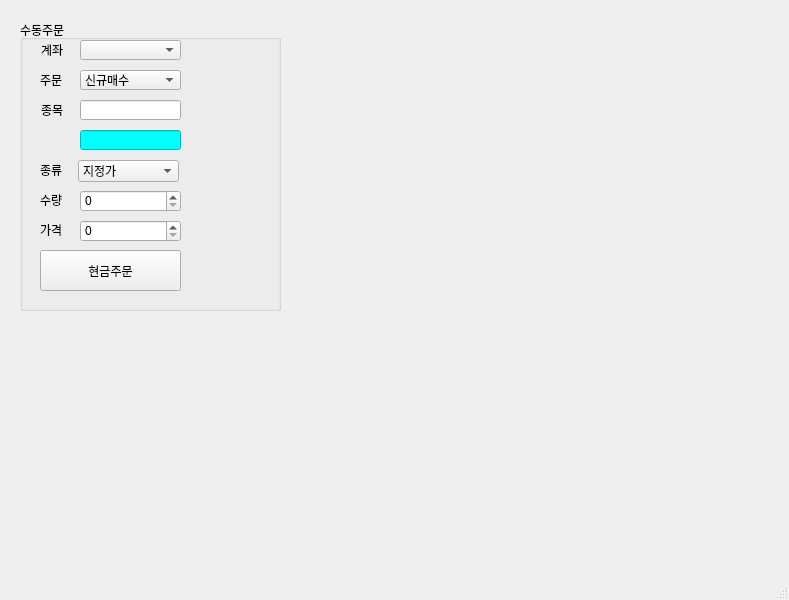
<?xml version="1.0" encoding="UTF-8"?>
<ui version="4.0">
 <class>MainWindow</class>
 <widget class="QMainWindow" name="MainWindow">
  <property name="geometry">
   <rect>
    <x>0</x>
    <y>0</y>
    <width>789</width>
    <height>600</height>
   </rect>
  </property>
  <property name="windowTitle">
   <string>PyTrader v0.2</string>
  </property>
  <widget class="QWidget" name="centralwidget">
   <widget class="QGroupBox" name="groupBox">
    <property name="geometry">
     <rect>
      <x>20</x>
      <y>20</y>
      <width>261</width>
      <height>291</height>
     </rect>
    </property>
    <property name="title">
     <string>수동주문</string>
    </property>
    <widget class="QComboBox" name="comboBox_3">
     <property name="geometry">
      <rect>
       <x>58</x>
       <y>140</y>
       <width>101</width>
       <height>22</height>
      </rect>
     </property>
     <item>
      <property name="text">
       <string>지정가</string>
      </property>
     </item>
     <item>
      <property name="text">
       <string>시장가</string>
      </property>
     </item>
    </widget>
    <widget class="QLabel" name="label_6">
     <property name="geometry">
      <rect>
       <x>20</x>
       <y>200</y>
       <width>31</width>
       <height>20</height>
      </rect>
     </property>
     <property name="text">
      <string>가격</string>
     </property>
    </widget>
    <widget class="QLabel" name="label_5">
     <property name="geometry">
      <rect>
       <x>20</x>
       <y>170</y>
       <width>31</width>
       <height>20</height>
      </rect>
     </property>
     <property name="text">
      <string>수량</string>
     </property>
    </widget>
    <widget class="QLabel" name="label_4">
     <property name="geometry">
      <rect>
       <x>20</x>
       <y>140</y>
       <width>31</width>
       <height>20</height>
      </rect>
     </property>
     <property name="text">
      <string>종류</string>
     </property>
    </widget>
    <widget class="QLineEdit" name="lineEdit_2">
     <property name="geometry">
      <rect>
       <x>60</x>
       <y>110</y>
       <width>101</width>
       <height>20</height>
      </rect>
     </property>
     <property name="styleSheet">
      <string notr="true">background-color: rgb(0, 255, 255);</string>
     </property>
    </widget>
    <widget class="QSpinBox" name="spinBox">
     <property name="geometry">
      <rect>
       <x>60</x>
       <y>170</y>
       <width>101</width>
       <height>22</height>
      </rect>
     </property>
     <property name="maximum">
      <number>100</number>
     </property>
    </widget>
    <widget class="QSpinBox" name="spinBox_2">
     <property name="geometry">
      <rect>
       <x>60</x>
       <y>200</y>
       <width>101</width>
       <height>22</height>
      </rect>
     </property>
     <property name="maximum">
      <number>5000</number>
     </property>
     <property name="singleStep">
      <number>50</number>
     </property>
    </widget>
    <widget class="QPushButton" name="pushButton">
     <property name="geometry">
      <rect>
       <x>20</x>
       <y>230</y>
       <width>141</width>
       <height>41</height>
      </rect>
     </property>
     <property name="text">
      <string>현금주문</string>
     </property>
    </widget>
    <widget class="QLineEdit" name="lineEdit">
     <property name="geometry">
      <rect>
       <x>60</x>
       <y>80</y>
       <width>101</width>
       <height>20</height>
      </rect>
     </property>
    </widget>
    <widget class="QLabel" name="label_3">
     <property name="geometry">
      <rect>
       <x>21</x>
       <y>80</y>
       <width>31</width>
       <height>20</height>
      </rect>
     </property>
     <property name="text">
      <string>종목</string>
     </property>
    </widget>
    <widget class="QLabel" name="label_2">
     <property name="geometry">
      <rect>
       <x>20</x>
       <y>50</y>
       <width>31</width>
       <height>20</height>
      </rect>
     </property>
     <property name="text">
      <string>주문</string>
     </property>
    </widget>
    <widget class="QComboBox" name="comboBox_2">
     <property name="geometry">
      <rect>
       <x>60</x>
       <y>50</y>
       <width>101</width>
       <height>20</height>
      </rect>
     </property>
     <item>
      <property name="text">
       <string>신규매수</string>
      </property>
     </item>
     <item>
      <property name="text">
       <string>신규매도</string>
      </property>
     </item>
     <item>
      <property name="text">
       <string>매수취소</string>
      </property>
     </item>
     <item>
      <property name="text">
       <string>매도취소</string>
      </property>
     </item>
    </widget>
    <widget class="QComboBox" name="comboBox">
     <property name="geometry">
      <rect>
       <x>60</x>
       <y>20</y>
       <width>101</width>
       <height>20</height>
      </rect>
     </property>
    </widget>
    <widget class="QLabel" name="label">
     <property name="geometry">
      <rect>
       <x>21</x>
       <y>20</y>
       <width>31</width>
       <height>20</height>
      </rect>
     </property>
     <property name="text">
      <string>계좌</string>
     </property>
    </widget>
   </widget>
  </widget>
  <widget class="QMenuBar" name="menubar">
   <property name="geometry">
    <rect>
     <x>0</x>
     <y>0</y>
     <width>789</width>
     <height>21</height>
    </rect>
   </property>
  </widget>
  <widget class="QStatusBar" name="statusbar"/>
 </widget>
 <resources/>
 <connections/>
</ui>
